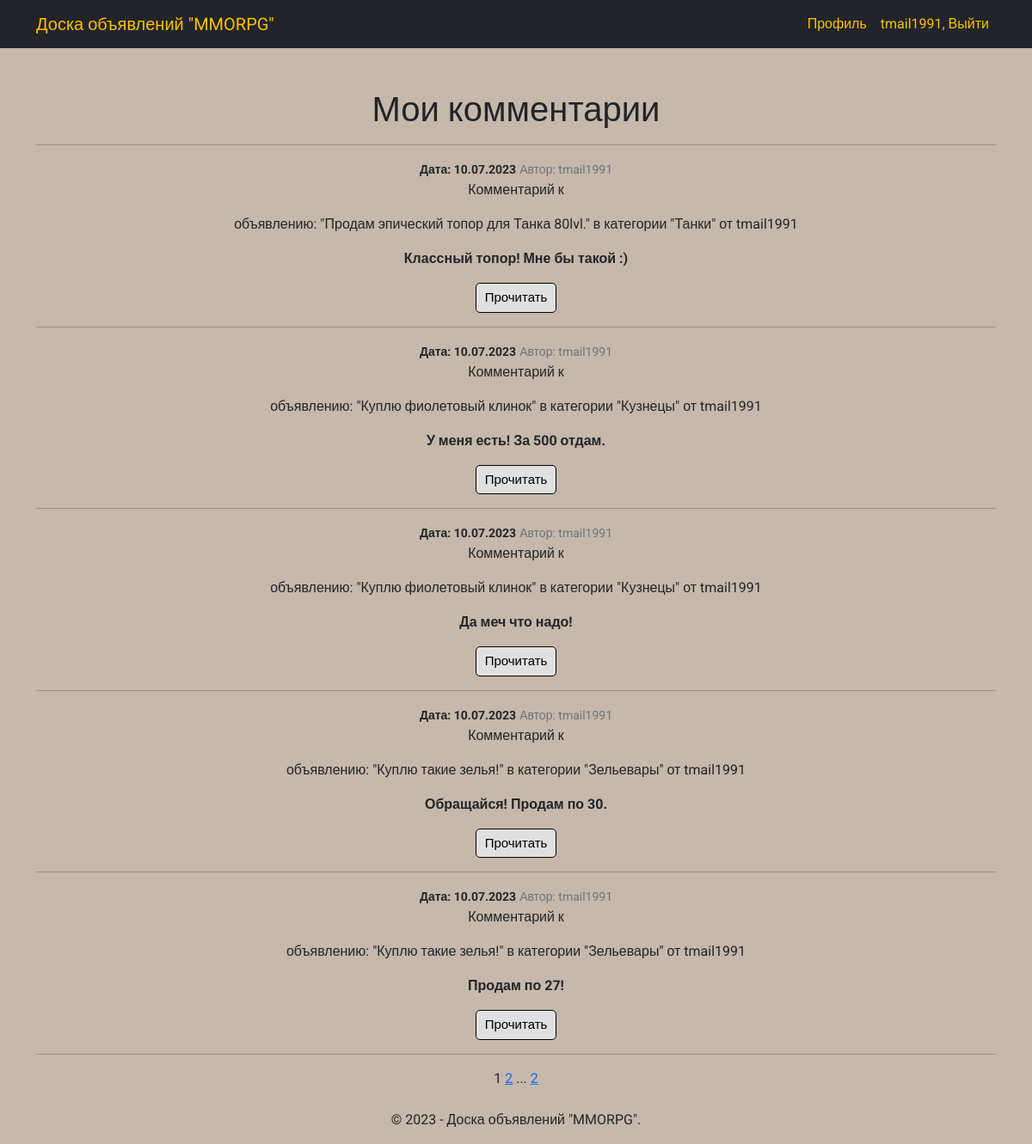
The app's page /comments/ (signed in) with its own data.
### mmorpg/models.py (models this page shows, shortened)
class Comment(models.Model):
    author_comment = models.ForeignKey(User, on_delete=models.CASCADE, verbose_name='Автор')
    text_comment = models.TextField(verbose_name='Текст')
    post_comment = models.ForeignKey(Post, on_delete=models.CASCADE, verbose_name='Комментарий')
    date_comment = models.DateTimeField(auto_now_add=True, verbose_name='Дата')
    confirmation_comment = models.BooleanField(default=False, verbose_name='Подтверждение')
    class Meta:
        verbose_name = 'Комментарий'
        verbose_name_plural = 'Комментарии'
    def get_absolute_url(self):
        return reverse('comment_detail', args=[str(self.pk)])

class Post(models.Model):
    author_post = models.ForeignKey(User, on_delete=models.CASCADE, verbose_name='Автор')
    title_post = models.CharField(max_length=255, verbose_name='Заголовок')
    text_post = RichTextUploadingField(verbose_name='Контент')
    category_post = models.ForeignKey(Category, on_delete=models.CASCADE, verbose_name='Категория')
    date_post = models.DateTimeField(auto_now_add=True, verbose_name='Дата')
    class Meta:
        verbose_name = 'Объявление'
        verbose_name_plural = 'Объявления'
    def __str__(self):
        return f'объявлению: "{self.title_post}" в категории "{self.category_post}" от {self.author_post}'

class Category(models.Model):
    name = models.CharField(max_length=255, unique=True, verbose_name='Категория')
    class Meta:
        verbose_name = 'Категория'
        verbose_name_plural = 'Категории'
    def __str__(self):
        return f'{self.name}'

### mmorpg/views.py (the view)
# urls.py: path('comments/', Comments.as_view(), name='comments'),
class Comments(ListView):
    model = Comment
    template_name = 'comments.html'
    context_object_name = 'comments'
    ordering = '-date_comment'
    paginate_by = 5
    def get_queryset(self):
        queryset = Comment.objects.filter(post_comment__author_post=self.request.user)
        return queryset

### mmorpg/templatetags/custom_tags.py (called while the page is built)
@register.simple_tag(takes_context=True)
def url_replace(context, **kwargs):
    d = context['request'].GET.copy()
    for k, v in kwargs.items():
        d[k] = v
    return d.urlencode()

### templates/comments.html (shortened to what this page needs)
{% extends 'index.html' %}
{% load custom_tags %}
    {% block content %}
    <h1>Мои комментарии</h1>
    <hr>
    {% if comments %}
        {% for comment in comments %}
            {% if comment.confirmation_comment is False %}
                <small class="fw-bold">Дата: {{ comment.date_comment | date:"d.m.Y" }}</small>
                <small class="text-muted">Автор: {{ comment.author_comment }}</small>
                <p>Комментарий к {{ comment.post_comment | linebreaks | safe }}</p>
                <style>
                /* Стили кнопки */
                .main_button_confirm{display: inline-block;cursor: pointer; font-size:15px;text-decoration:none;padding:5px 10px; color:#000000;background:#c2eddd;border-radius:5px;border:1px solid #000000;}
                .main_button_confirm:hover{background:#36755e;color:#ffffff;border:1px solid #000000;transition: all 0.2s ease;}
                </style>
                <div align="center"><a class="main_button_confirm" href="{% url 'confirm_comment' pk=comment.pk %}" title="Принять">Принять</a></div>
                <br>
                <style>
                /* Стили кнопки */
                .main_button_reject{display: inline-block;cursor: pointer; font-size:15px;text-decoration:none;padding:5px 10px; color:#000000;background:#ffbdbd;border-radius:5px;border:1px solid #000000;}
                .main_button_reject:hover{background:#ff5454;color:#ffffff;border:1px solid #000000;transition: all 0.2s ease;}
                </style>
                <div align="center"><a class="main_button_reject" href="{% url 'reject_comment' pk=comment.pk %}" title="Отклонить">Отклонить</a></div>
                <br>
            {% else %}
                <small class="fw-bold">Дата: {{ comment.date_comment | date:"d.m.Y" }}</small>
                <small class="text-muted">Автор: {{ comment.author_comment }}</small>
                <p>Комментарий к {{ comment.post_comment | linebreaks | safe }} <b>{{ comment.text_comment | linebreaks | truncatechars:130 | safe }}</b></p>
                <div align="center"><a class="main_button" href="{{ comment.get_absolute_url }}" title="Прочитать">Прочитать</a></div>
            {% endif %}
            <hr>
        {% endfor %}
    {% endif %}
    <div align="center">{% include 'pagination.html' with page=page_obj %}</div>
    {% endblock content %}

### templates/index.html (shortened to what this page needs)
{% load static %}
{% load custom_tags %}
<!DOCTYPE html>
<html lang="en" xmlns="http://www.w3.org/1999/html">
    <head>
        <link href="{% static 'mmorpg/css/style.css' %}" rel="stylesheet" />
    </head>
    <body>
        <nav class="navbar navbar-expand-lg navbar-dark bg-dark">
            <div class="container">
                <a class="navbar-brand" href="{% url 'posts' %}">Доска объявлений "MMORPG"</a>
                <div class="collapse navbar-collapse" id="navbarSupportedContent">
                    <ul class="navbar-nav ms-auto mb-2 mb-lg-0">
                        {% if user.is_authenticated %}
                            <li class="nav-item"><a class="nav-link active" aria-current="page" href="{% url 'profile' %}">Профиль</a></li>
                            <li class="nav-item"><a class="nav-link active" aria-current="page" href="{% url 'account_logout' %}">{{ user.username }}, Выйти</a></li>
                        {% else %}
                            <li class="nav-item"><a class="nav-link active" aria-current="page" href="{% url 'account_signup' %}">Регистрация</a></li>
                            <li class="nav-item"><a class="nav-link active" aria-current="page" href="{% url 'account_login' %}">Войти</a></li>
                        {% endif %}
                    </ul>
                </div>
            </div>
        </nav>
        <div class="container">
            <div class="text-center mt-5">
                {% block content %}{% endblock %}
                <br>
                <p>&copy; 2023 - Доска объявлений "MMORPG".</p>
            </div>
        </div>
    </body>
</html>

### templates/comments.html (style rules this page uses)
.main_button { display: inline-block;cursor: pointer; font-size:15px;text-decoration:none;padding:5px 10px; color:#000000;background:#e0e0e0;border-radius:5px;border:1px solid #000000; }

### records on screen
Comment: date_comment "10.07.2023", author_comment "tmail1991", post_comment "объявлению: \"Продам эпический топор для Танка 80lvl.\" в категории \"Танки\" от tmail1991", text_comment "Классный топор! Мне бы такой :)"
Comment: date_comment "10.07.2023", author_comment "tmail1991", post_comment "объявлению: \"Куплю фиолетовый клинок\" в категории \"Кузнецы\" от tmail1991", text_comment "У меня есть! За 500 отдам."
Comment: date_comment "10.07.2023", author_comment "tmail1991", post_comment "объявлению: \"Куплю фиолетовый клинок\" в категории \"Кузнецы\" от tmail1991", text_comment "Да меч что надо!"
Comment: date_comment "10.07.2023", author_comment "tmail1991", post_comment "объявлению: \"Куплю такие зелья!\" в категории \"Зельевары\" от tmail1991", text_comment "Обращайся! Продам по 30."
Comment: date_comment "10.07.2023", author_comment "tmail1991", post_comment "объявлению: \"Куплю такие зелья!\" в категории \"Зельевары\" от tmail1991", text_comment "Продам по 27!"

### other values on screen
{{ user.username }} "tmail1991"
{{ page_obj.number }} "1"
{{ page_obj.next_page_number }} "2"
{{ page_obj.paginator.num_pages }} "2"
